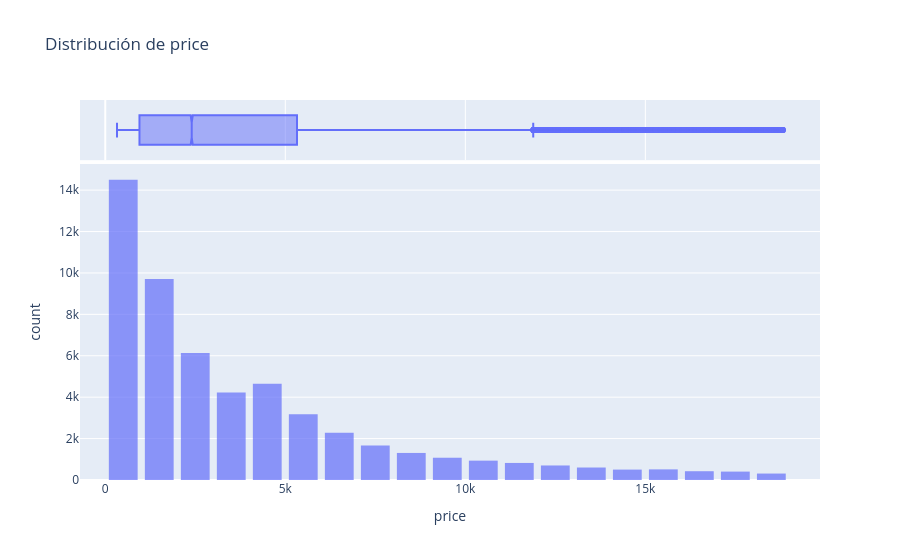
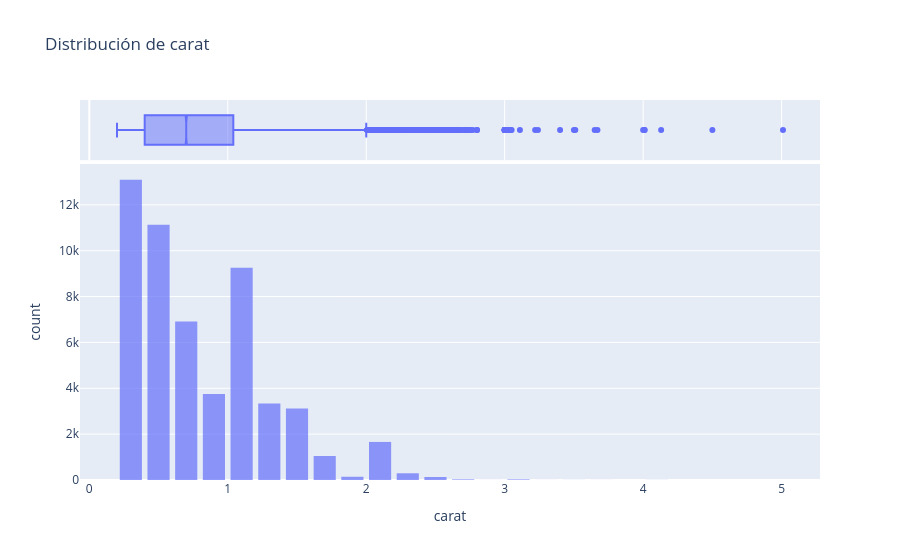

The code cell stored with these charts, in order, in its notebook:
### Markdown cell above
## 4️⃣ Experimento: Log-transformación de `price` y `carat`

Las variables `price` y `carat` tienen distribuciones **sesgadas a la derecha**.  
Aplicar `log` las acerca a una distribución normal, lo que puede mejorar el ajuste lineal.

> **¿Qué cambia?**  
> - Ahora el modelo predice **log(price)**, no price directamente  
> - El R² sí es comparable directamente entre modelos (mide proporción de varianza explicada)  
> - El RMSE y el MAPE **hay que revertirlos a USD** con `exp()` antes de comparar

> ⚠️ **Trampa común con el MAPE en escala log:**  
> Si calculas MAPE directamente sobre los valores en log, obtienes ~1.5% — parece excelente.  
> Pero estás dividiendo el error entre números como `log(5000) ≈ 8.5`, no entre `5000`.  
> Eso infla artificialmente la precisión. El MAPE real sobre precios en USD es ~11%.  
> **Siempre reporta MAPE en la escala original de la variable objetivo.**

### Code cell
# Distribución original de price y carat: ambas sesgadas a la derecha
plot_distributions(df, ['price', 'carat'])

### Figure 1 — Plotly figure (JSON) as saved in the notebook; plotly's stock layout.template omitted (floating-point values rounded to 4 significant figures; data arrays with more than 128 entries replaced by an {"elided": "..."} marker saying what was removed)
{"data": [{"bingroup": "x", "hovertemplate": "price=%{x}<br>count=%{y}<extra></extra>", "legendgroup": "", "marker": {"color": "#636efa", "opacity": 0.7, "pattern": {"shape": ""}}, "name": "", "nbinsx": 30, "orientation": "v", "showlegend": false, "type": "histogram", "x": {"elided": "53940 int values"}, "xaxis": "x", "yaxis": "y"}, {"hovertemplate": "price=%{x}<extra></extra>", "legendgroup": "", "marker": {"color": "#636efa"}, "name": "", "notched": true, "showlegend": false, "type": "box", "x": {"elided": "53940 int values"}, "xaxis": "x2", "yaxis": "y2"}], "layout": {"bargap": 0.2, "barmode": "relative", "legend": {"tracegroupgap": 0}, "title": {"text": "Distribución de price"}, "xaxis": {"anchor": "y", "domain": [0.0, 1.0], "title": {"text": "price"}}, "xaxis2": {"anchor": "y2", "domain": [0.0, 1.0], "matches": "x", "showgrid": true, "showticklabels": false}, "yaxis": {"anchor": "x", "domain": [0.0, 0.8316], "title": {"text": "count"}}, "yaxis2": {"anchor": "x2", "domain": [0.8416, 1.0], "matches": "y2", "showgrid": false, "showline": false, "showticklabels": false, "ticks": ""}}}

### Figure 2 — Plotly figure (JSON) as saved in the notebook; plotly's stock layout.template omitted (floating-point values rounded to 4 significant figures; data arrays with more than 128 entries replaced by an {"elided": "..."} marker saying what was removed)
{"data": [{"bingroup": "x", "hovertemplate": "carat=%{x}<br>count=%{y}<extra></extra>", "legendgroup": "", "marker": {"color": "#636efa", "opacity": 0.7, "pattern": {"shape": ""}}, "name": "", "nbinsx": 30, "orientation": "v", "showlegend": false, "type": "histogram", "x": {"elided": "53940 float values"}, "xaxis": "x", "yaxis": "y"}, {"hovertemplate": "carat=%{x}<extra></extra>", "legendgroup": "", "marker": {"color": "#636efa"}, "name": "", "notched": true, "showlegend": false, "type": "box", "x": {"elided": "53940 float values"}, "xaxis": "x2", "yaxis": "y2"}], "layout": {"bargap": 0.2, "barmode": "relative", "legend": {"tracegroupgap": 0}, "title": {"text": "Distribución de carat"}, "xaxis": {"anchor": "y", "domain": [0.0, 1.0], "title": {"text": "carat"}}, "xaxis2": {"anchor": "y2", "domain": [0.0, 1.0], "matches": "x", "showgrid": true, "showticklabels": false}, "yaxis": {"anchor": "x", "domain": [0.0, 0.8316], "title": {"text": "count"}}, "yaxis2": {"anchor": "x2", "domain": [0.8416, 1.0], "matches": "y2", "showgrid": false, "showline": false, "showticklabels": false, "ticks": ""}}}
